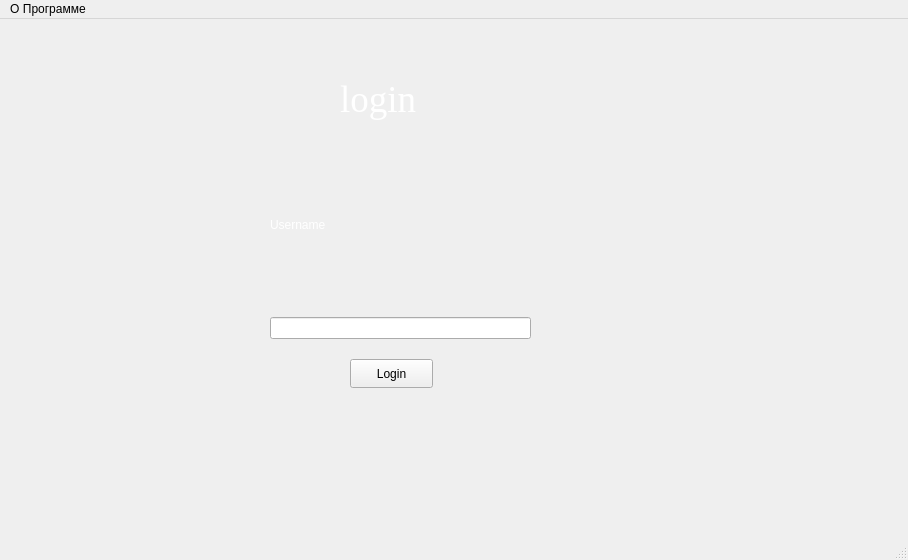
<?xml version="1.0" encoding="UTF-8"?>
<ui version="4.0">
 <class>Login</class>
 <widget class="QMainWindow" name="Login">
  <property name="geometry">
   <rect>
    <x>0</x>
    <y>0</y>
    <width>908</width>
    <height>560</height>
   </rect>
  </property>
  <property name="windowTitle">
   <string>MainWindow</string>
  </property>
  <widget class="QWidget" name="centralwidget">
   <widget class="QLabel" name="picture_label">
    <property name="geometry">
     <rect>
      <x>0</x>
      <y>0</y>
      <width>480</width>
      <height>360</height>
     </rect>
    </property>
    <property name="text">
     <string/>
    </property>
   </widget>
   <widget class="QWidget" name="verticalLayoutWidget">
    <property name="geometry">
     <rect>
      <x>270</x>
      <y>120</y>
      <width>261</width>
      <height>200</height>
     </rect>
    </property>
    <layout class="QVBoxLayout" name="verticalLayout">
     <item>
      <widget class="QLabel" name="label_6">
       <property name="styleSheet">
        <string notr="true">color: rgb(255, 255, 255);</string>
       </property>
       <property name="text">
        <string>Username</string>
       </property>
      </widget>
     </item>
     <item>
      <widget class="QLineEdit" name="name_edit"/>
     </item>
    </layout>
   </widget>
   <widget class="QLabel" name="label_5">
    <property name="geometry">
     <rect>
      <x>340</x>
      <y>60</y>
      <width>161</width>
      <height>41</height>
     </rect>
    </property>
    <property name="font">
     <font>
      <family>Times New Roman</family>
      <pointsize>28</pointsize>
     </font>
    </property>
    <property name="styleSheet">
     <string notr="true">color: rgb(255, 255, 255);</string>
    </property>
    <property name="text">
     <string>login</string>
    </property>
   </widget>
   <widget class="QPushButton" name="vhod_Button_2">
    <property name="geometry">
     <rect>
      <x>350</x>
      <y>340</y>
      <width>83</width>
      <height>29</height>
     </rect>
    </property>
    <property name="text">
     <string>Login</string>
    </property>
   </widget>
  </widget>
  <widget class="QMenuBar" name="menubar">
   <property name="geometry">
    <rect>
     <x>0</x>
     <y>0</y>
     <width>908</width>
     <height>25</height>
    </rect>
   </property>
   <widget class="QMenu" name="menuabout">
    <property name="title">
     <string>О Программе</string>
    </property>
    <addaction name="actionquit"/>
   </widget>
   <addaction name="menuabout"/>
  </widget>
  <widget class="QStatusBar" name="statusbar"/>
  <action name="actionquit">
   <property name="text">
    <string>Выход</string>
   </property>
  </action>
 </widget>
 <resources/>
 <connections/>
</ui>
